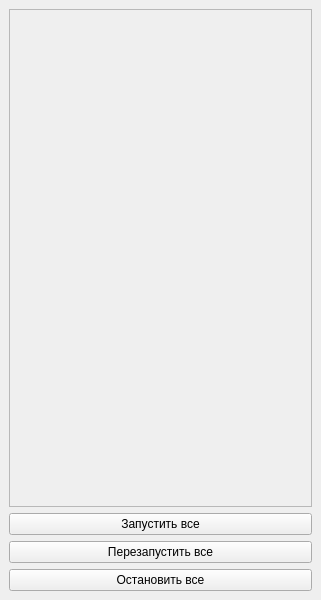
<?xml version="1.0" encoding="UTF-8"?>
<ui version="4.0">
 <class>MainWindow</class>
 <widget class="QMainWindow" name="MainWindow">
  <property name="geometry">
   <rect>
    <x>0</x>
    <y>0</y>
    <width>321</width>
    <height>600</height>
   </rect>
  </property>
  <property name="windowTitle">
   <string>MainWindow</string>
  </property>
  <widget class="QWidget" name="centralwidget">
   <layout class="QVBoxLayout" name="verticalLayout">
    <item>
     <widget class="QScrollArea" name="sa_area">
      <property name="widgetResizable">
       <bool>true</bool>
      </property>
      <widget class="QWidget" name="scrollAreaWidgetContents">
       <property name="geometry">
        <rect>
         <x>0</x>
         <y>0</y>
         <width>301</width>
         <height>481</height>
        </rect>
       </property>
      </widget>
     </widget>
    </item>
    <item>
     <widget class="QPushButton" name="pb_start_all">
      <property name="text">
       <string>Запустить все</string>
      </property>
     </widget>
    </item>
    <item>
     <widget class="QPushButton" name="pb_restart_all">
      <property name="text">
       <string>Перезапустить все</string>
      </property>
     </widget>
    </item>
    <item>
     <widget class="QPushButton" name="pb_stop_all">
      <property name="text">
       <string>Остановить все</string>
      </property>
     </widget>
    </item>
   </layout>
  </widget>
 </widget>
 <resources/>
 <connections/>
</ui>
